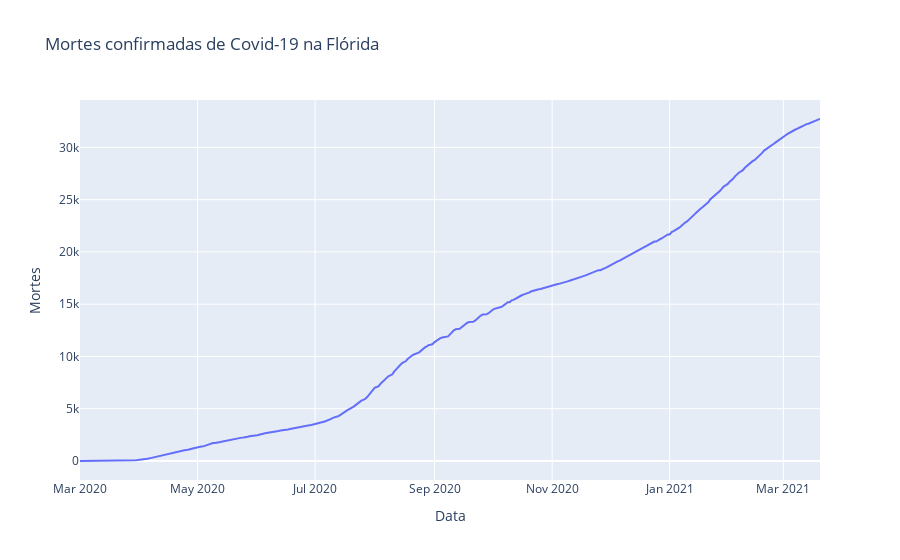

Notebook cell for this chart:
### Code cell
# Visualizar as mortes na Flórida
px.line(fl, 'Data', 'Mortes', title='Mortes confirmadas de Covid-19 na Flórida')

### Figure 1 — Plotly figure (JSON) as saved in the notebook; plotly's stock layout.template omitted (floating-point values rounded to 4 significant figures; data arrays with more than 128 entries replaced by an {"elided": "..."} marker saying what was removed)
{"data": [{"hovertemplate": "Data=%{x}<br>Mortes=%{y}<extra></extra>", "legendgroup": "", "line": {"color": "#636efa", "dash": "solid"}, "mode": "lines", "name": "", "orientation": "v", "showlegend": false, "type": "scatter", "x": {"elided": "385 str values"}, "xaxis": "x", "y": {"elided": "385 int values"}, "yaxis": "y"}], "layout": {"legend": {"tracegroupgap": 0}, "title": {"text": "Mortes confirmadas de Covid-19 na Flórida"}, "xaxis": {"anchor": "y", "domain": [0, 1], "title": {"text": "Data"}}, "yaxis": {"anchor": "x", "domain": [0, 1], "title": {"text": "Mortes"}}}}
